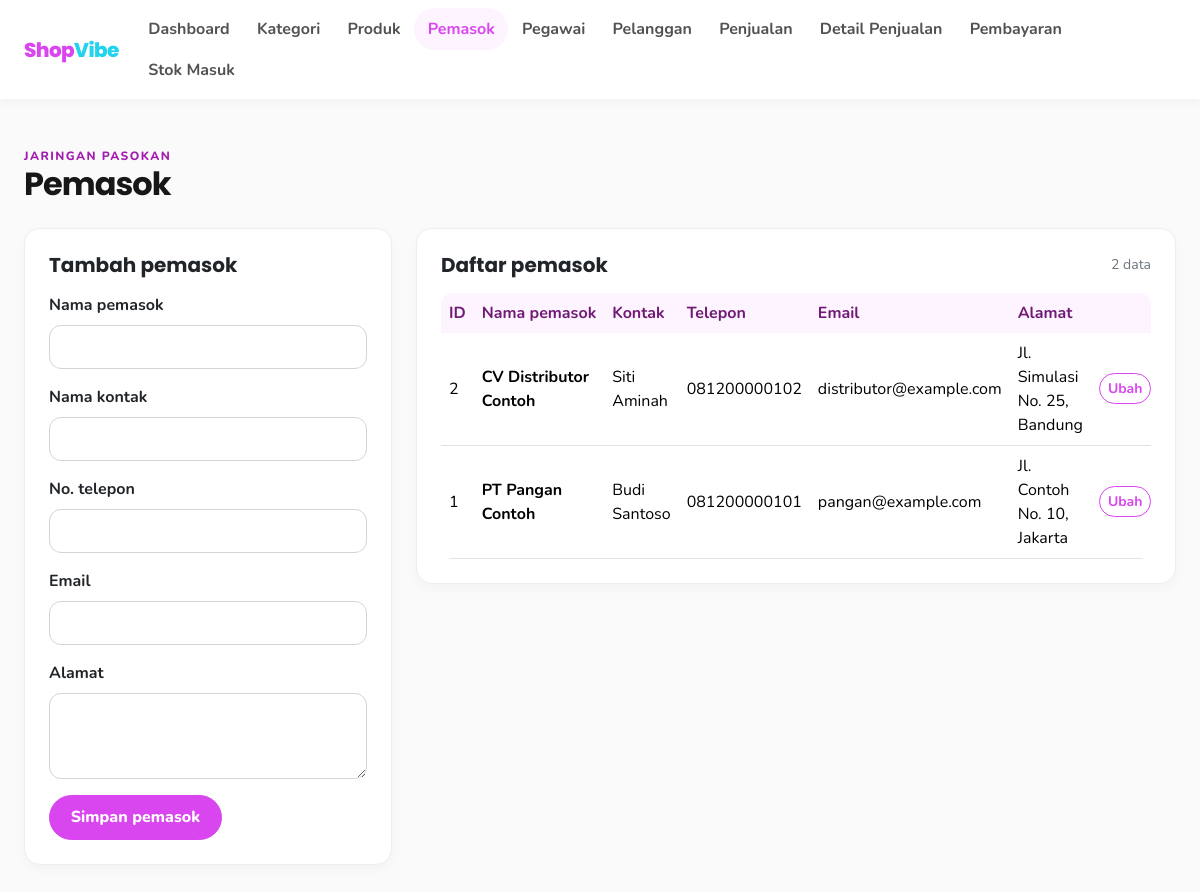
The app's page /pemasok.php with its own data.
### tables this page shows
CREATE TABLE `pemasok` (
  `id_pemasok` int UNSIGNED NOT NULL,
  `nama_pemasok` varchar(120) NOT NULL,
  `nama_kontak` varchar(100) DEFAULT NULL,
  `no_telepon` varchar(20) DEFAULT NULL,
  `email` varchar(100) DEFAULT NULL,
  `alamat` text
);

### pemasok.php (the view, shortened to what this page needs)
<?php
include 'config.php';
$edit = null;
$rows = $conn->query('SELECT * FROM pemasok ORDER BY id_pemasok DESC');
?>
<div class="mb-4"><div class="eyebrow">Jaringan pasokan</div><h1 class="page-title h2 mb-0">Pemasok</h1></div>
<div class="row g-4">
    <div class="col-lg-4">
        <div class="card p-4">
            <h2 class="h5 fw-bold mb-3"><?= $edit ? 'Ubah pemasok' : 'Tambah pemasok' ?></h2>
            <form method="post">
                <div class="mb-3"><label class="form-label fw-bold">Nama pemasok</label><input class="form-control" name="nama_pemasok" maxlength="120" required value="<?= e($edit['nama_pemasok'] ?? '') ?>"></div>
                <div class="mb-3"><label class="form-label fw-bold">Nama kontak</label><input class="form-control" name="nama_kontak" maxlength="100" value="<?= e($edit['nama_kontak'] ?? '') ?>"></div>
                <div class="mb-3"><label class="form-label fw-bold">No. telepon</label><input class="form-control" name="no_telepon" maxlength="20" value="<?= e($edit['no_telepon'] ?? '') ?>"></div>
                <div class="mb-3"><label class="form-label fw-bold">Email</label><input class="form-control" type="email" name="email" maxlength="100" value="<?= e($edit['email'] ?? '') ?>"></div>
                <div class="mb-3"><label class="form-label fw-bold">Alamat</label><textarea class="form-control" name="alamat" rows="3"><?= e($edit['alamat'] ?? '') ?></textarea></div>
                <button class="btn btn-primary" type="submit">Simpan pemasok</button>
            </form>
        </div>
    </div>
    <div class="col-lg-8">
        <div class="card p-3 p-lg-4">
            <div class="d-flex justify-content-between align-items-center mb-3"><h2 class="h5 fw-bold mb-0">Daftar pemasok</h2><span class="text-secondary small"><?= $rows->num_rows ?> data</span></div>
            <div class="table-responsive"><table class="table table-hover align-middle mb-0">
                <thead><tr><th>ID</th><th>Nama pemasok</th><th>Kontak</th><th>Telepon</th><th>Email</th><th>Alamat</th><th class="text-end">Aksi</th></tr></thead>
                <tbody>
                <?php while ($row = $rows->fetch_assoc()): ?>
                    <tr><td><?= e($row['id_pemasok']) ?></td><td class="fw-bold"><?= e($row['nama_pemasok']) ?></td><td><?= e($row['nama_kontak']) ?></td><td><?= e($row['no_telepon']) ?></td><td><?= e($row['email']) ?></td><td><?= nl2br(e($row['alamat'])) ?></td>
                    <td class="text-end text-nowrap"><a class="btn btn-sm btn-outline-primary" href="?edit=<?= e($row['id_pemasok']) ?>">Ubah</a>
                    </td></tr>
                <?php endwhile; ?>
                </tbody>
            </table></div>
        </div>
    </div>
</div>

### config.php (style rules this page uses)
:root { --shop-primary:#D946EF; --shop-cyan:#22D3EE; --shop-yellow:#FACC15; --shop-bg:#FAFAFA; --shop-ink:#171717; }
body { background:var(--shop-bg); color:var(--shop-ink); font-family:'Nunito',sans-serif; }
h1,h2,h3,.navbar-brand { font-family:'Poppins',sans-serif; }
.page-title { font-weight:700; letter-spacing:-.03em; }
.card { border:1px solid #eee; border-radius:16px; box-shadow:0 4px 12px #00000008; }
.btn-primary { --bs-btn-bg:var(--shop-primary); --bs-btn-border-color:var(--shop-primary); --bs-btn-hover-bg:#C026D3; --bs-btn-hover-border-color:#C026D3; --bs-btn-active-bg:#A21CAF; border-radius:999px; font-weight:800; padding:.6rem 1.3rem; }
.btn-outline-primary { --bs-btn-color:var(--shop-primary); --bs-btn-border-color:var(--shop-primary); --bs-btn-hover-bg:#FDF4FF; --bs-btn-hover-color:var(--shop-primary); --bs-btn-hover-border-color:var(--shop-primary); border-radius:999px; font-weight:700; }
.form-control,.form-select { min-height:44px; border:1.5px solid #D4D4D4; border-radius:12px; }
.table thead th { background:#FDF4FF; color:#701A75; border-bottom:0; white-space:nowrap; }
.table td { vertical-align:middle; }
.table-responsive { border-radius:12px; }
.eyebrow { color:#A21CAF; font-size:.75rem; font-weight:800; letter-spacing:.12em; text-transform:uppercase; }

### records on screen
pemasok: id_pemasok "2", nama_pemasok "CV Distributor Contoh", nama_kontak "Siti Aminah", no_telepon "081200000102", email "distributor@example.com", alamat "Jl. Simulasi No. 25, Bandung"
pemasok: id_pemasok "1", nama_pemasok "PT Pangan Contoh", nama_kontak "Budi Santoso", no_telepon "081200000101", email "pangan@example.com", alamat "Jl. Contoh No. 10, Jakarta"

### other values on screen
$label "Dashboard"
$label "Kategori"
$label "Produk"
$label "Pemasok"
$label "Pegawai"
$label "Pelanggan"
$label "Penjualan"
$label "Detail Penjualan"
$label "Pembayaran"
$label "Stok Masuk"
$rows->num_rows "2"
